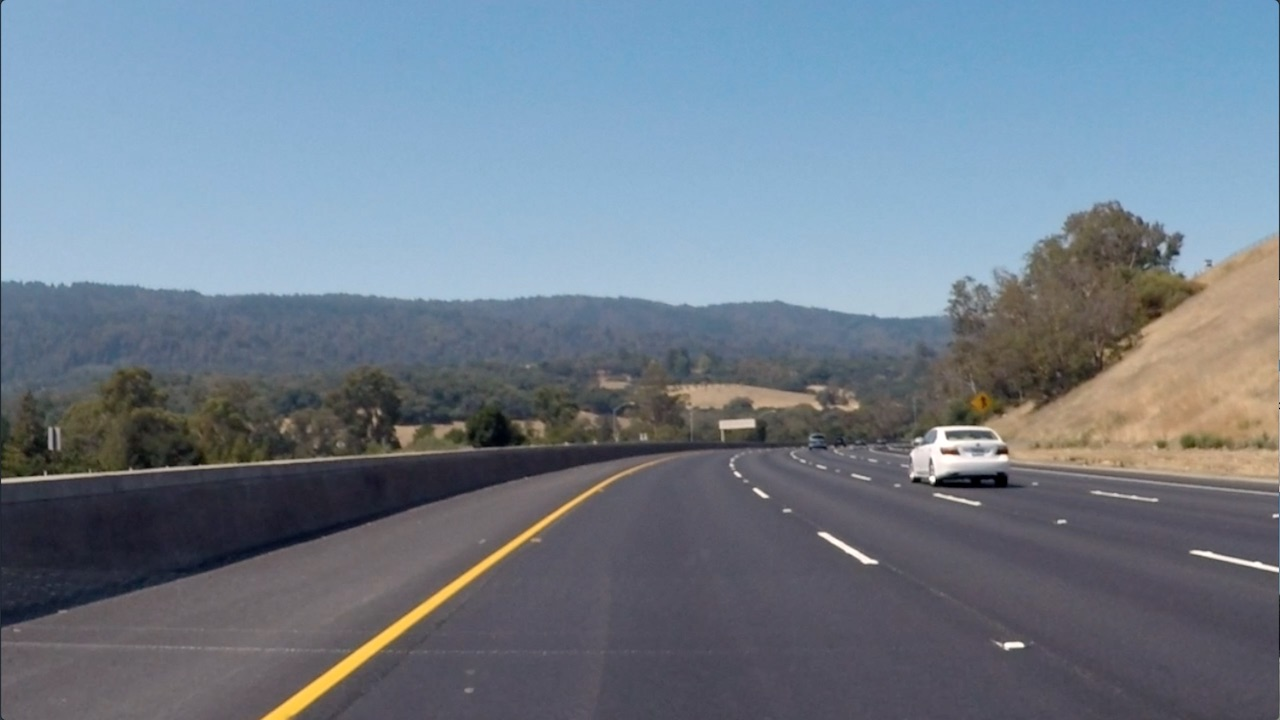
#> input picture data/curved_lane.jpg, 1280 x 720 px, found by its file name
$ jupyter execute --allow-errors custom_filters_solution.ipynb   (shell and % lines are left out)
#> lines starting #> are read from the running program, lines starting #| are printed output that depends on the picture
<a href="https://colab.research.google.com/github/sharan11/Intro-to-Deep-Learning-with-Pytorch-Exercise-Solutions/blob/master/custom_filters_solution.ipynb" target="_parent"></a>

## Creating a Filter, Edge Detection

[cell 1]
import matplotlib.pyplot as plt
import matplotlib.image as mpimg

import cv2
import numpy as np


# Read in the image (add data folder to the url if you're reading from the folder)
image = mpimg.imread('curved_lane.jpg')
#> image is the input picture: shape (720, 1280, 3); mean R, G, B 112.1, 125, 138.7

plt.imshow(image)

[cell 2]
# Convert to grayscale for filtering
gray = cv2.cvtColor(image, cv2.COLOR_RGB2GRAY)
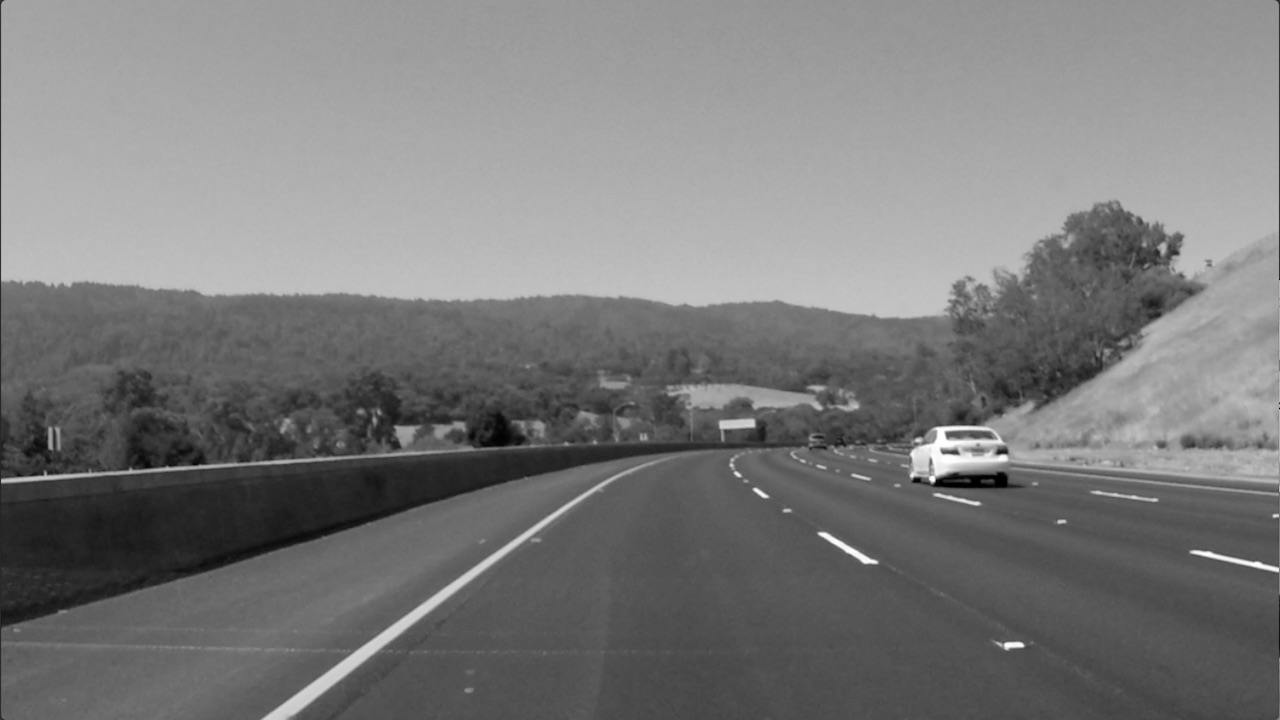
#> gray: shape (720, 1280); min 0, max 255, mean 122.7

plt.imshow(gray, cmap='gray')

### TODO: Create a custom kernel

[cell 3]
# Create a custom kernel

# 3x3 array for edge detection
sobel_y = np.array([[ -1, -2, -1],
                   [ 0, 0, 0],
                   [ 1, 2, 1]])

## TODO: Create and apply a Sobel x operator

sobel_x = np.array([[ -1, 0, 1],
                   [ -2, 0, 2],
                   [-1, 0, 1]])


# Filter the image using filter2D, which has inputs: (grayscale image, bit-depth, kernel)
filtered_image = cv2.filter2D(gray, -1, sobel_y)

plt.imshow(filtered_image, cmap='gray')

[cell 4]
filtered_image = cv2.filter2D(gray, -1, sobel_x)

plt.imshow(filtered_image, cmap='gray')

[cell 5]
# Create a filter with decimal value weights.
sobel_y = np.array([[ -1.5, -2.5, -1.5],
                   [ 0, 0, 0],
                   [ 1.5, 2.5, 1.5]])


# Filter the image using filter2D, which has inputs: (grayscale image, bit-depth, kernel)
filtered_image = cv2.filter2D(gray, -1, sobel_y)

plt.imshow(filtered_image, cmap='gray')

#> (a cell that did not finish here is left out)

[cell 7]
# Apply your filters to the other images in the images directory.

image = mpimg.imread('bridge_trees_example.jpg')
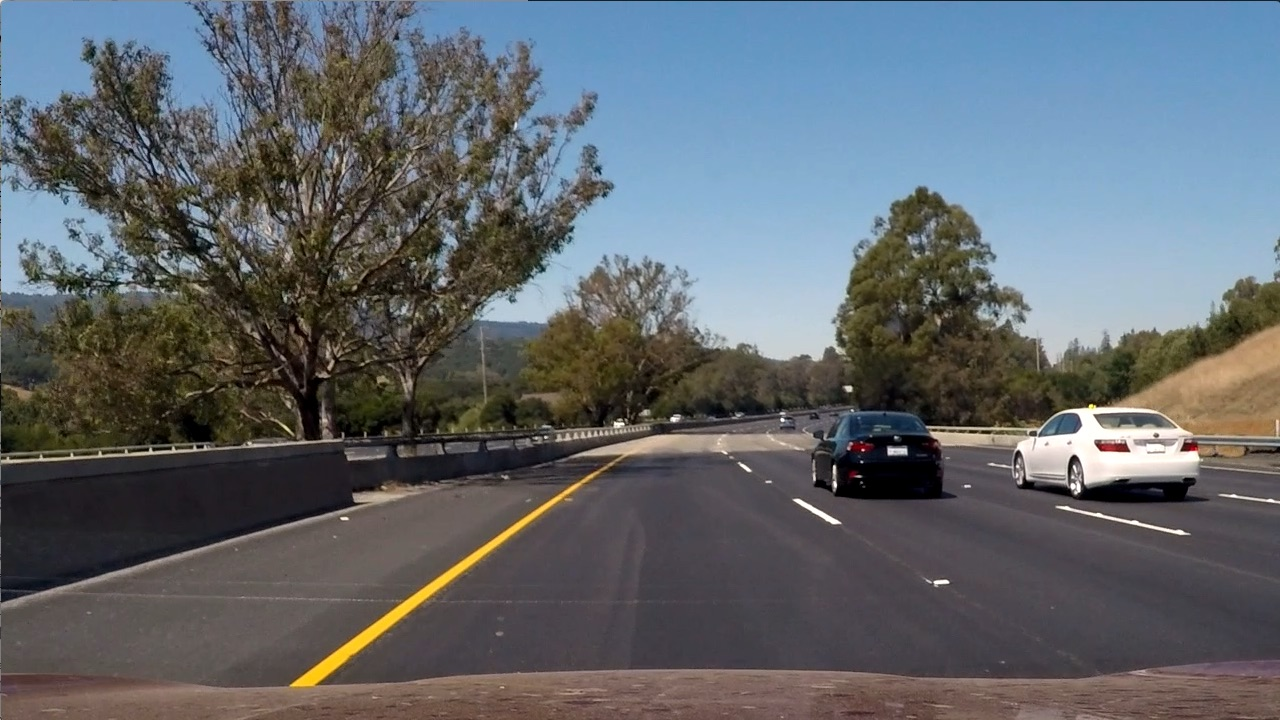
#> input picture data/bridge_trees_example.jpg, 1280 x 720 px, found by its file name
#> image is the input picture: shape (720, 1280, 3); mean R, G, B 97, 102.6, 107.9

plt.imshow(image)

[cell 8]
# Convert to grayscale for filtering
gray = cv2.cvtColor(image, cv2.COLOR_RGB2GRAY)
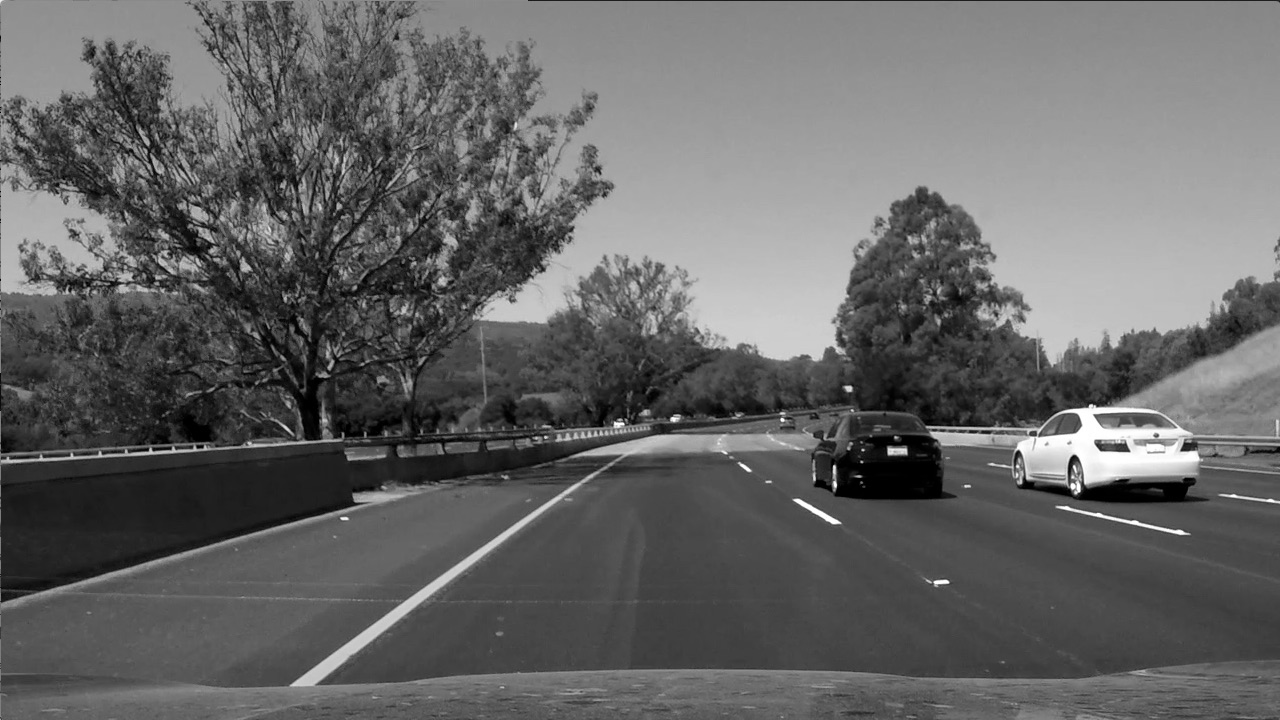
#> gray: shape (720, 1280); min 0, max 255, mean 101.5

plt.imshow(gray, cmap='gray')

[cell 9]
sobel_y = np.array([[ -1, -2, -1],
                   [ 0, 0, 0],
                   [ 1, 2, 1]])


# Filter the image using filter2D, which has inputs: (grayscale image, bit-depth, kernel)
filtered_image = cv2.filter2D(gray, -1, sobel_y)
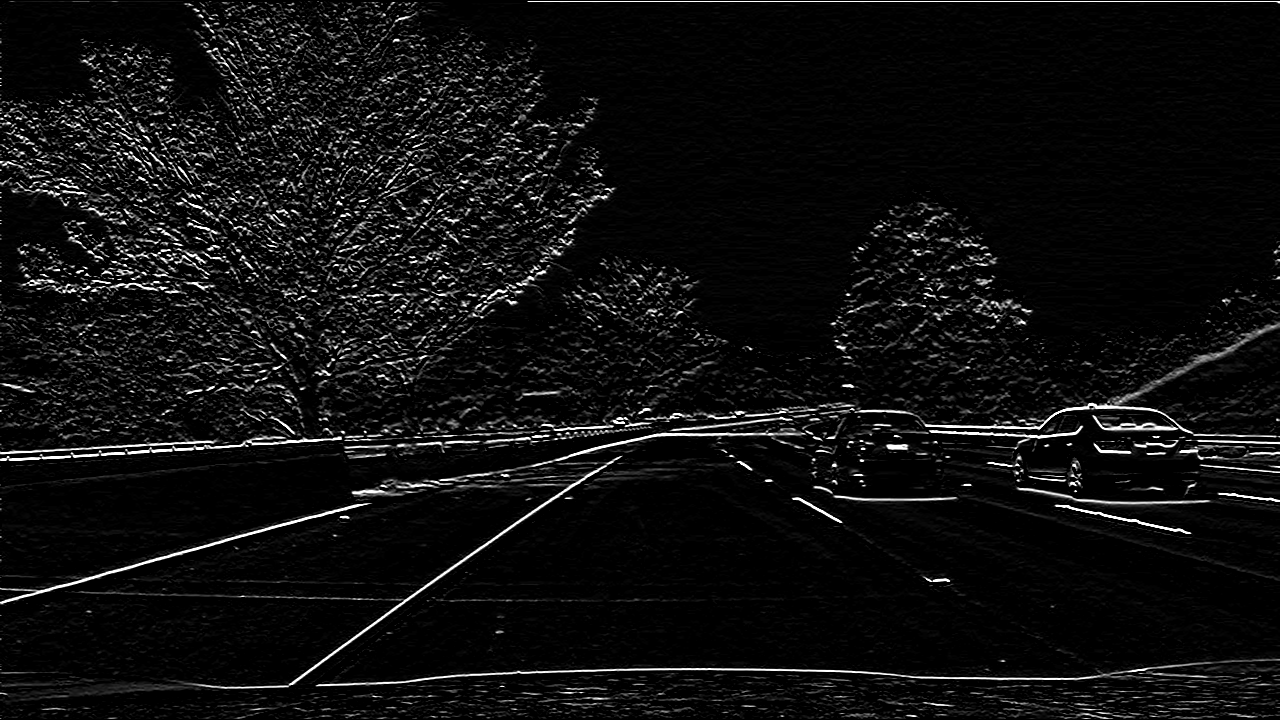
#> filtered_image: shape (720, 1280); min 0, max 255, mean 15.1

plt.imshow(filtered_image, cmap='gray')
